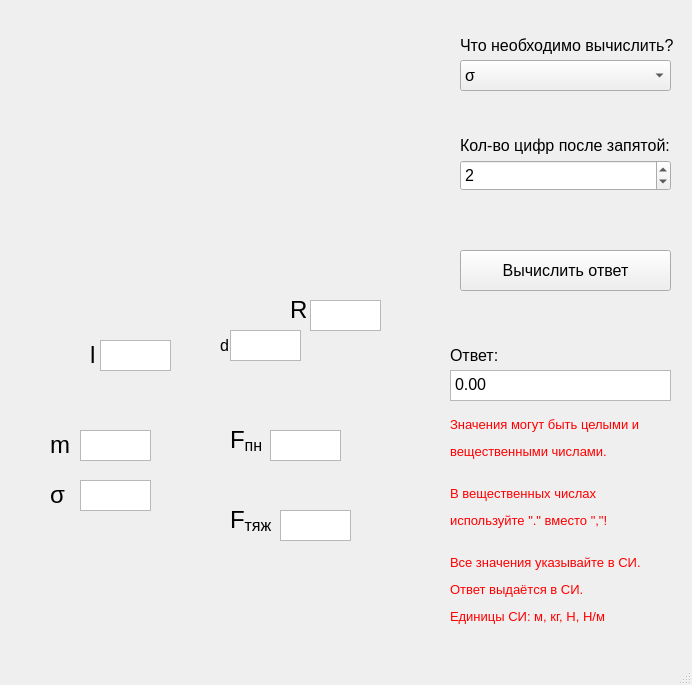
<?xml version="1.0" encoding="UTF-8"?>
<ui version="4.0">
 <class>MainWindow</class>
 <widget class="QMainWindow" name="MainWindow">
  <property name="geometry">
   <rect>
    <x>0</x>
    <y>0</y>
    <width>692</width>
    <height>685</height>
   </rect>
  </property>
  <property name="minimumSize">
   <size>
    <width>692</width>
    <height>685</height>
   </size>
  </property>
  <property name="maximumSize">
   <size>
    <width>692</width>
    <height>685</height>
   </size>
  </property>
  <property name="windowTitle">
   <string>MainWindow</string>
  </property>
  <widget class="QWidget" name="centralwidget">
   <widget class="QLabel" name="label">
    <property name="geometry">
     <rect>
      <x>20</x>
      <y>30</y>
      <width>411</width>
      <height>601</height>
     </rect>
    </property>
    <property name="text">
     <string/>
    </property>
    <property name="pixmap">
     <pixmap>../images/пипетка.jpg</pixmap>
    </property>
   </widget>
   <widget class="QLabel" name="label_2">
    <property name="geometry">
     <rect>
      <x>230</x>
      <y>420</y>
      <width>61</width>
      <height>41</height>
     </rect>
    </property>
    <property name="text">
     <string>&lt;html&gt;&lt;head/&gt;&lt;body&gt;&lt;p&gt;&lt;span style=&quot; font-size:18pt;&quot;&gt;F&lt;/span&gt;&lt;span style=&quot; font-size:18pt; vertical-align:sub;&quot;&gt;пн&lt;/span&gt;&lt;/p&gt;&lt;/body&gt;&lt;/html&gt;</string>
    </property>
   </widget>
   <widget class="QLabel" name="label_3">
    <property name="geometry">
     <rect>
      <x>230</x>
      <y>500</y>
      <width>61</width>
      <height>41</height>
     </rect>
    </property>
    <property name="text">
     <string>&lt;html&gt;&lt;head/&gt;&lt;body&gt;&lt;p&gt;&lt;span style=&quot; font-size:18pt;&quot;&gt;F&lt;/span&gt;&lt;span style=&quot; font-size:18pt; vertical-align:sub;&quot;&gt;тяж&lt;/span&gt;&lt;/p&gt;&lt;/body&gt;&lt;/html&gt;</string>
    </property>
   </widget>
   <widget class="QLabel" name="label_4">
    <property name="geometry">
     <rect>
      <x>290</x>
      <y>290</y>
      <width>21</width>
      <height>41</height>
     </rect>
    </property>
    <property name="text">
     <string>&lt;html&gt;&lt;head/&gt;&lt;body&gt;&lt;p&gt;&lt;span style=&quot; font-size:18pt;&quot;&gt;R&lt;/span&gt;&lt;/p&gt;&lt;/body&gt;&lt;/html&gt;</string>
    </property>
   </widget>
   <widget class="QLabel" name="label_5">
    <property name="geometry">
     <rect>
      <x>220</x>
      <y>320</y>
      <width>21</width>
      <height>41</height>
     </rect>
    </property>
    <property name="text">
     <string>&lt;html&gt;&lt;head/&gt;&lt;body&gt;&lt;p&gt;&lt;span style=&quot; font-size:18pt; vertical-align:sub;&quot;&gt;d&lt;/span&gt;&lt;/p&gt;&lt;/body&gt;&lt;/html&gt;</string>
    </property>
   </widget>
   <widget class="QLabel" name="label_6">
    <property name="geometry">
     <rect>
      <x>90</x>
      <y>330</y>
      <width>21</width>
      <height>51</height>
     </rect>
    </property>
    <property name="text">
     <string>&lt;html&gt;&lt;head/&gt;&lt;body&gt;&lt;p&gt;&lt;span style=&quot; font-size:18pt;&quot;&gt;l&lt;/span&gt;&lt;/p&gt;&lt;/body&gt;&lt;/html&gt;</string>
    </property>
   </widget>
   <widget class="QTextEdit" name="R_var">
    <property name="geometry">
     <rect>
      <x>310</x>
      <y>300</y>
      <width>71</width>
      <height>31</height>
     </rect>
    </property>
    <property name="font">
     <font>
      <pointsize>10</pointsize>
     </font>
    </property>
    <property name="html">
     <string>&lt;!DOCTYPE HTML PUBLIC &quot;-//W3C//DTD HTML 4.0//EN&quot; &quot;http://www.w3.org/TR/REC-html40/strict.dtd&quot;&gt;
&lt;html&gt;&lt;head&gt;&lt;meta name=&quot;qrichtext&quot; content=&quot;1&quot; /&gt;&lt;style type=&quot;text/css&quot;&gt;
p, li { white-space: pre-wrap; }
&lt;/style&gt;&lt;/head&gt;&lt;body style=&quot; font-family:'MS Shell Dlg 2'; font-size:10pt; font-weight:400; font-style:normal;&quot;&gt;
&lt;p style=&quot;-qt-paragraph-type:empty; margin-top:0px; margin-bottom:0px; margin-left:0px; margin-right:0px; -qt-block-indent:0; text-indent:0px; font-size:12pt;&quot;&gt;&lt;br /&gt;&lt;/p&gt;&lt;/body&gt;&lt;/html&gt;</string>
    </property>
   </widget>
   <widget class="QTextEdit" name="d_var">
    <property name="geometry">
     <rect>
      <x>230</x>
      <y>330</y>
      <width>71</width>
      <height>31</height>
     </rect>
    </property>
    <property name="font">
     <font>
      <pointsize>10</pointsize>
     </font>
    </property>
   </widget>
   <widget class="QTextEdit" name="l_var">
    <property name="geometry">
     <rect>
      <x>100</x>
      <y>340</y>
      <width>71</width>
      <height>31</height>
     </rect>
    </property>
    <property name="font">
     <font>
      <pointsize>10</pointsize>
     </font>
    </property>
   </widget>
   <widget class="QTextEdit" name="Fpn_var">
    <property name="geometry">
     <rect>
      <x>270</x>
      <y>430</y>
      <width>71</width>
      <height>31</height>
     </rect>
    </property>
    <property name="font">
     <font>
      <pointsize>10</pointsize>
     </font>
    </property>
   </widget>
   <widget class="QTextEdit" name="Ft_var">
    <property name="geometry">
     <rect>
      <x>280</x>
      <y>510</y>
      <width>71</width>
      <height>31</height>
     </rect>
    </property>
    <property name="font">
     <font>
      <pointsize>10</pointsize>
     </font>
    </property>
   </widget>
   <widget class="QLabel" name="label_7">
    <property name="geometry">
     <rect>
      <x>50</x>
      <y>420</y>
      <width>31</width>
      <height>51</height>
     </rect>
    </property>
    <property name="text">
     <string>&lt;html&gt;&lt;head/&gt;&lt;body&gt;&lt;p&gt;&lt;span style=&quot; font-size:18pt;&quot;&gt;m&lt;/span&gt;&lt;/p&gt;&lt;/body&gt;&lt;/html&gt;</string>
    </property>
   </widget>
   <widget class="QLabel" name="label_8">
    <property name="geometry">
     <rect>
      <x>50</x>
      <y>470</y>
      <width>21</width>
      <height>51</height>
     </rect>
    </property>
    <property name="text">
     <string>&lt;html&gt;&lt;head/&gt;&lt;body&gt;&lt;p&gt;&lt;span style=&quot; font-size:18pt;&quot;&gt;σ&lt;/span&gt;&lt;/p&gt;&lt;/body&gt;&lt;/html&gt;</string>
    </property>
   </widget>
   <widget class="QTextEdit" name="m_var">
    <property name="geometry">
     <rect>
      <x>80</x>
      <y>430</y>
      <width>71</width>
      <height>31</height>
     </rect>
    </property>
    <property name="font">
     <font>
      <pointsize>10</pointsize>
     </font>
    </property>
   </widget>
   <widget class="QTextEdit" name="sigma_var">
    <property name="geometry">
     <rect>
      <x>80</x>
      <y>480</y>
      <width>71</width>
      <height>31</height>
     </rect>
    </property>
    <property name="font">
     <font>
      <pointsize>10</pointsize>
     </font>
    </property>
   </widget>
   <widget class="QComboBox" name="find">
    <property name="geometry">
     <rect>
      <x>460</x>
      <y>60</y>
      <width>211</width>
      <height>31</height>
     </rect>
    </property>
    <property name="font">
     <font>
      <pointsize>12</pointsize>
     </font>
    </property>
    <item>
     <property name="text">
      <string>σ</string>
     </property>
    </item>
    <item>
     <property name="text">
      <string>m</string>
     </property>
    </item>
    <item>
     <property name="text">
      <string>Fпн</string>
     </property>
    </item>
    <item>
     <property name="text">
      <string>Fтяж</string>
     </property>
    </item>
    <item>
     <property name="text">
      <string>l</string>
     </property>
    </item>
    <item>
     <property name="text">
      <string>d</string>
     </property>
    </item>
    <item>
     <property name="text">
      <string>R</string>
     </property>
    </item>
   </widget>
   <widget class="QLabel" name="label_9">
    <property name="geometry">
     <rect>
      <x>460</x>
      <y>30</y>
      <width>261</width>
      <height>31</height>
     </rect>
    </property>
    <property name="font">
     <font>
      <pointsize>12</pointsize>
     </font>
    </property>
    <property name="text">
     <string>Что необходимо вычислить?</string>
    </property>
   </widget>
   <widget class="QLabel" name="label_10">
    <property name="geometry">
     <rect>
      <x>460</x>
      <y>130</y>
      <width>261</width>
      <height>31</height>
     </rect>
    </property>
    <property name="font">
     <font>
      <pointsize>12</pointsize>
     </font>
    </property>
    <property name="text">
     <string>Кол-во цифр после запятой:</string>
    </property>
   </widget>
   <widget class="QSpinBox" name="round">
    <property name="geometry">
     <rect>
      <x>460</x>
      <y>160</y>
      <width>211</width>
      <height>31</height>
     </rect>
    </property>
    <property name="font">
     <font>
      <pointsize>12</pointsize>
     </font>
    </property>
    <property name="value">
     <number>2</number>
    </property>
   </widget>
   <widget class="QLabel" name="label_11">
    <property name="geometry">
     <rect>
      <x>450</x>
      <y>340</y>
      <width>261</width>
      <height>31</height>
     </rect>
    </property>
    <property name="font">
     <font>
      <pointsize>12</pointsize>
     </font>
    </property>
    <property name="text">
     <string>Ответ:</string>
    </property>
   </widget>
   <widget class="QTextEdit" name="answer">
    <property name="geometry">
     <rect>
      <x>450</x>
      <y>370</y>
      <width>221</width>
      <height>31</height>
     </rect>
    </property>
    <property name="font">
     <font>
      <pointsize>12</pointsize>
     </font>
    </property>
    <property name="html">
     <string>&lt;!DOCTYPE HTML PUBLIC &quot;-//W3C//DTD HTML 4.0//EN&quot; &quot;http://www.w3.org/TR/REC-html40/strict.dtd&quot;&gt;
&lt;html&gt;&lt;head&gt;&lt;meta name=&quot;qrichtext&quot; content=&quot;1&quot; /&gt;&lt;style type=&quot;text/css&quot;&gt;
p, li { white-space: pre-wrap; }
&lt;/style&gt;&lt;/head&gt;&lt;body style=&quot; font-family:'MS Shell Dlg 2'; font-size:12pt; font-weight:400; font-style:normal;&quot;&gt;
&lt;p style=&quot; margin-top:0px; margin-bottom:0px; margin-left:0px; margin-right:0px; -qt-block-indent:0; text-indent:0px;&quot;&gt;0.00&lt;/p&gt;&lt;/body&gt;&lt;/html&gt;</string>
    </property>
   </widget>
   <widget class="QLabel" name="label_12">
    <property name="geometry">
     <rect>
      <x>450</x>
      <y>410</y>
      <width>221</width>
      <height>221</height>
     </rect>
    </property>
    <property name="font">
     <font>
      <pointsize>10</pointsize>
     </font>
    </property>
    <property name="text">
     <string>&lt;html&gt;&lt;head/&gt;&lt;body&gt;&lt;p&gt;&lt;span style=&quot; color:#ff0000;&quot;&gt;Значения могут быть целыми и&lt;/span&gt;&lt;/p&gt;&lt;p&gt;&lt;span style=&quot; color:#ff0000;&quot;&gt;вещественными числами.&lt;br/&gt;&lt;/span&gt;&lt;/p&gt;&lt;p&gt;&lt;span style=&quot; color:#ff0000;&quot;&gt;В вещественных числах &lt;/span&gt;&lt;/p&gt;&lt;p&gt;&lt;span style=&quot; color:#ff0000;&quot;&gt;используйте &amp;quot;.&amp;quot; вместо &amp;quot;,&amp;quot;!&lt;br/&gt;&lt;/span&gt;&lt;/p&gt;&lt;p&gt;&lt;span style=&quot; color:#ff0000;&quot;&gt;Все значения указывайте в СИ.&lt;/span&gt;&lt;/p&gt;&lt;p&gt;&lt;span style=&quot; color:#ff0000;&quot;&gt;Ответ выдаётся в СИ.&lt;/span&gt;&lt;/p&gt;&lt;p&gt;&lt;span style=&quot; color:#ff0000;&quot;&gt;Eдиницы СИ: м, кг, Н, Н/м&lt;/span&gt;&lt;/p&gt;&lt;/body&gt;&lt;/html&gt;</string>
    </property>
   </widget>
   <widget class="QPushButton" name="calculate_btn">
    <property name="geometry">
     <rect>
      <x>460</x>
      <y>250</y>
      <width>211</width>
      <height>41</height>
     </rect>
    </property>
    <property name="font">
     <font>
      <pointsize>12</pointsize>
     </font>
    </property>
    <property name="text">
     <string>Вычислить ответ</string>
    </property>
   </widget>
  </widget>
  <widget class="QMenuBar" name="menubar">
   <property name="geometry">
    <rect>
     <x>0</x>
     <y>0</y>
     <width>692</width>
     <height>25</height>
    </rect>
   </property>
  </widget>
  <widget class="QStatusBar" name="statusbar"/>
 </widget>
 <resources/>
 <connections/>
</ui>
